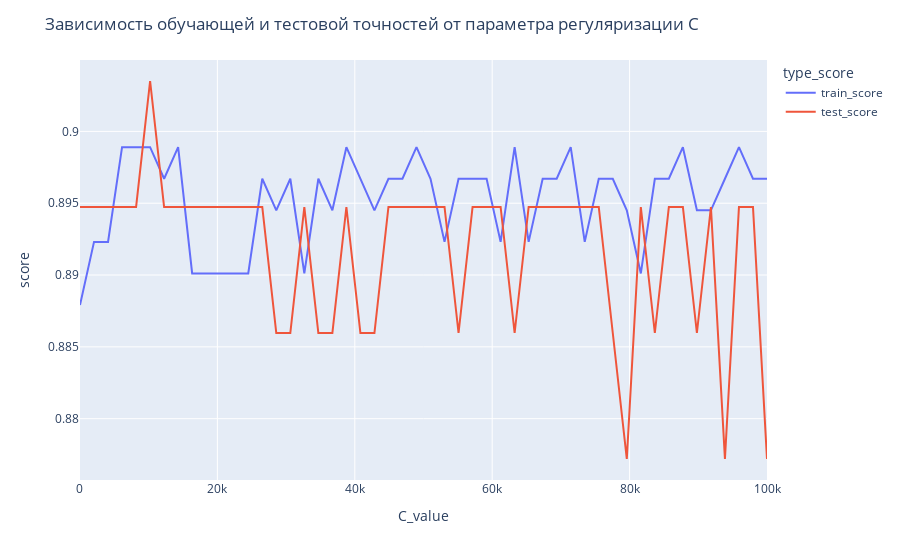

The notebook cell this image was saved under:
### Code cell
fig = px.line(df, x='C_value', y='score', color='type_score')
fig['layout'].update(title_text='Зависимость обучающей и тестовой точностей от параметра регуляризации C')
fig.show()
